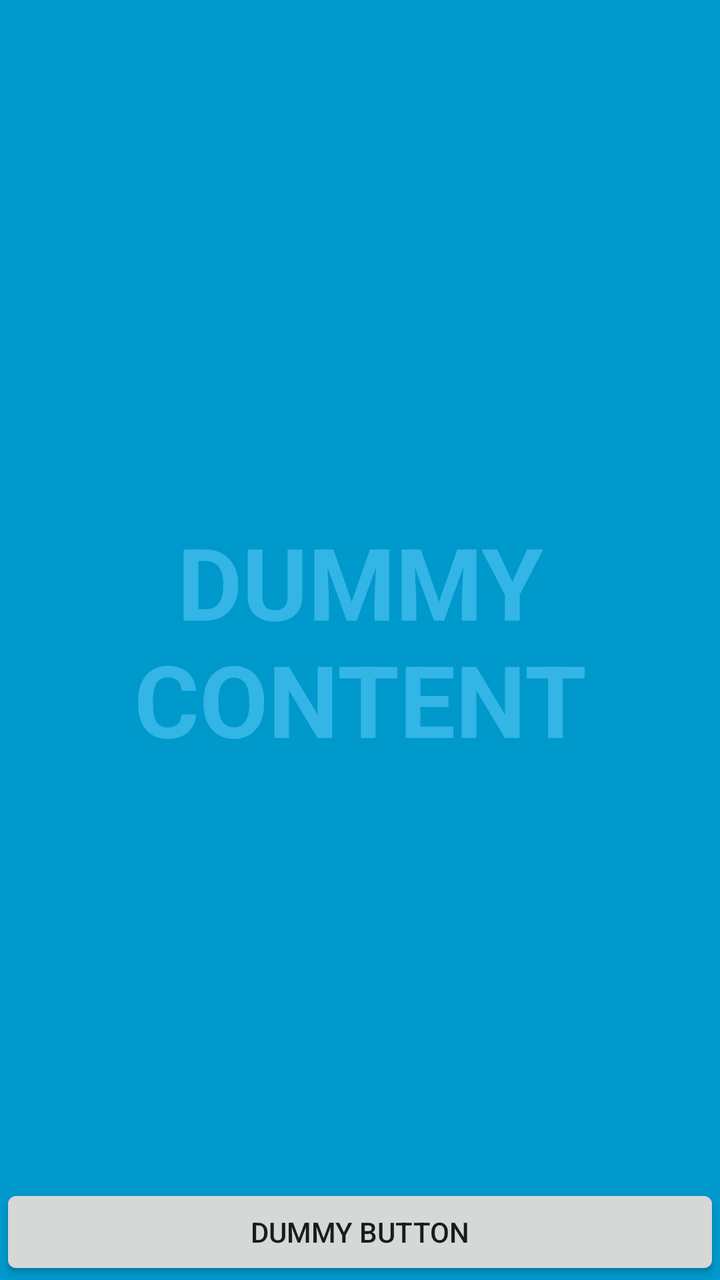
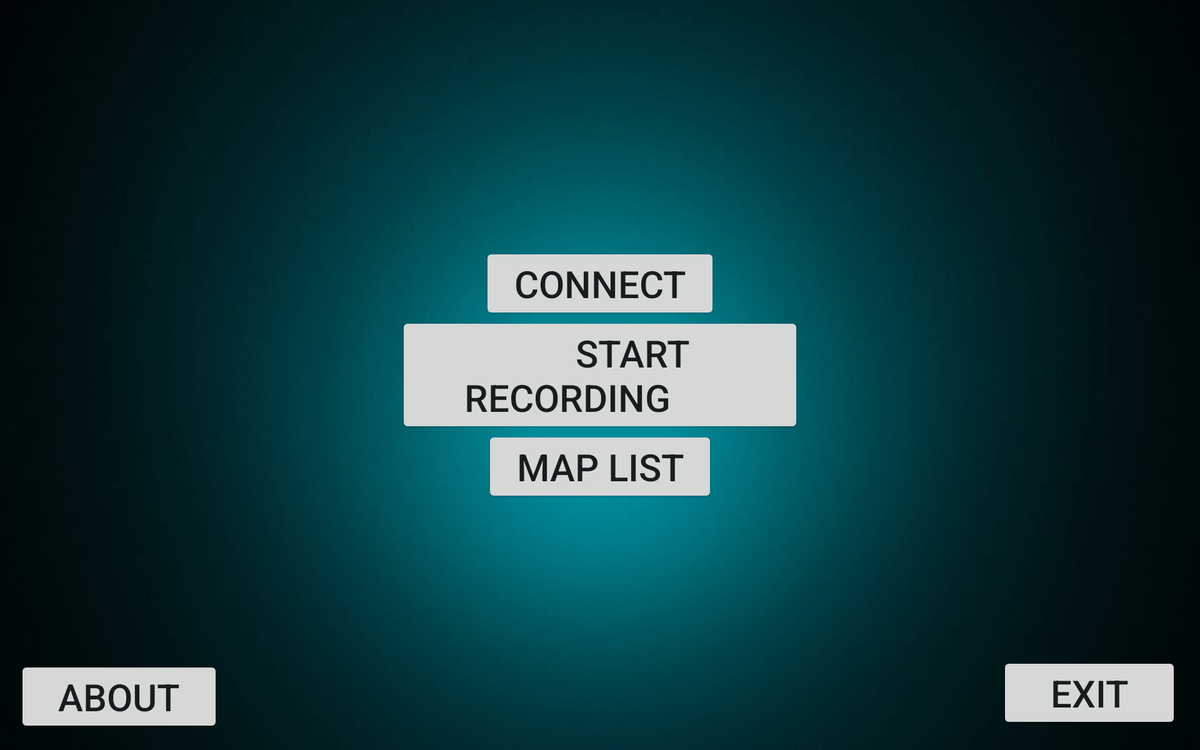

Two renders of one Android screen. The first uses the default layout on a phone; the second uses the alternative layout the repository ships for a different screen configuration, on a matching device. The two XML files are below.
<!-- AndroidManifest.xml: application theme AppTheme -->
<!-- res/layout/activity_start_screen.xml -->
<FrameLayout xmlns:android="http://schemas.android.com/apk/res/android"
    xmlns:tools="http://schemas.android.com/tools"
    android:layout_width="match_parent"
    android:layout_height="match_parent"
    android:background="#0099cc"
    tools:context=".StartScreen">

    
    <TextView
        android:id="@+id/fullscreen_content"
        android:layout_width="match_parent"
        android:layout_height="match_parent"
        android:gravity="center"
        android:keepScreenOn="true"
        android:text="@string/dummy_content"
        android:textColor="#33b5e5"
        android:textSize="50sp"
        android:textStyle="bold" />

    
    <FrameLayout
        android:layout_width="match_parent"
        android:layout_height="match_parent"
        android:fitsSystemWindows="true">

        <LinearLayout
            android:id="@+id/fullscreen_content_controls"
            style="?metaButtonBarStyle"
            android:layout_width="match_parent"
            android:layout_height="wrap_content"
            android:layout_gravity="bottom|center_horizontal"
            android:background="@color/black_overlay"
            android:orientation="horizontal"
            tools:ignore="UselessParent">

            <Button
                android:id="@+id/dummy_button"
                style="?metaButtonBarButtonStyle"
                android:layout_width="0dp"
                android:layout_height="wrap_content"
                android:layout_weight="1"
                android:text="@string/dummy_button" />

        </LinearLayout>
    </FrameLayout>

</FrameLayout>
<!-- resources referenced by this layout -->
<resources>
  <string name="dummy_button">Dummy Button</string>
  <string name="dummy_content">DUMMY\nCONTENT</string>
  <style name="AppTheme" parent="android:Theme.DeviceDefault.Light.NoActionBar">
          
      </style>
</resources>
<!-- res/layout-xlarge-land/activity_start_screen.xml (the repository's variant of the layout above) -->
<!-- drawn on a large tablet held sideways -->
<FrameLayout xmlns:android="http://schemas.android.com/apk/res/android"
    xmlns:tools="http://schemas.android.com/tools"
    android:id="@+id/bg"
    android:layout_width="match_parent"
    android:layout_height="match_parent"
    android:background="@drawable/bg"
    tools:context=".StartScreen">

    

    

    <LinearLayout
        android:layout_width="match_parent"
        android:layout_height="match_parent"
        android:orientation="horizontal">

        <LinearLayout
            android:layout_width="match_parent"
            android:layout_height="match_parent"
            android:layout_weight="1"
            android:orientation="vertical"
            android:gravity="left|bottom">

            <Button
                android:layout_width="wrap_content"
                android:layout_height="wrap_content"
                android:text="   About   "
                android:id="@+id/button_about"
                android:layout_margin="20dp"
                android:textSize="40dp" />
        </LinearLayout>

        <LinearLayout
            android:layout_width="match_parent"
            android:layout_height="match_parent"
            android:layout_weight="1"
            android:gravity="center"
            android:orientation="vertical">

            <Button
                android:id="@+id/button_connect"
                android:layout_width="wrap_content"
                android:layout_height="wrap_content"
                android:layout_gravity="center_horizontal"
                android:text="  Connect  "
                android:textSize="40dp" />

            <Button
                android:id="@+id/button_startRec"
                android:layout_width="wrap_content"
                android:layout_height="wrap_content"
                android:text="       Start Recording       "
                android:textSize="40dp" />

            <Button
                android:id="@+id/button_mapList"
                android:layout_width="wrap_content"
                android:layout_height="wrap_content"
                android:text="  Map List  "
                android:textSize="40dp" />
        </LinearLayout>

        <LinearLayout
            android:layout_width="match_parent"
            android:layout_height="match_parent"
            android:layout_weight="1"
            android:gravity="bottom|right"
            android:orientation="vertical">

            <Button
                android:id="@+id/button_exit"
                android:layout_width="wrap_content"
                android:layout_height="wrap_content"
                android:text="    Exit    "
                android:layout_margin="24dp"
                android:textSize="40dp" />
        </LinearLayout>
    </LinearLayout>
</FrameLayout>
<!-- resources referenced by the variant -->
<!-- as a large tablet held sideways resolves them -->
<resources>
  <!-- drawable bg: png bitmap (drawable, 201944 bytes) -->
  <style name="AppTheme" parent="android:Theme.DeviceDefault.Light.NoActionBar">
          
      </style>
</resources>
